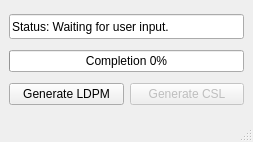
<?xml version="1.0" encoding="UTF-8"?>
<ui version="4.0">
 <class>MainWindow</class>
 <widget class="QMainWindow" name="MainWindow">
  <property name="geometry">
   <rect>
    <x>0</x>
    <y>0</y>
    <width>253</width>
    <height>142</height>
   </rect>
  </property>
  <property name="sizePolicy">
   <sizepolicy hsizetype="Expanding" vsizetype="Minimum">
    <horstretch>0</horstretch>
    <verstretch>0</verstretch>
   </sizepolicy>
  </property>
  <property name="minimumSize">
   <size>
    <width>0</width>
    <height>0</height>
   </size>
  </property>
  <property name="windowTitle">
   <string>MainWindow</string>
  </property>
  <widget class="QWidget" name="centralwidget">
   <property name="sizePolicy">
    <sizepolicy hsizetype="Expanding" vsizetype="MinimumExpanding">
     <horstretch>0</horstretch>
     <verstretch>0</verstretch>
    </sizepolicy>
   </property>
   <property name="minimumSize">
    <size>
     <width>0</width>
     <height>0</height>
    </size>
   </property>
   <layout class="QGridLayout" name="gridLayout">
    <property name="verticalSpacing">
     <number>6</number>
    </property>
    <item row="1" column="0">
     <widget class="QLineEdit" name="statusWindow">
      <property name="enabled">
       <bool>true</bool>
      </property>
      <property name="sizePolicy">
       <sizepolicy hsizetype="Expanding" vsizetype="MinimumExpanding">
        <horstretch>0</horstretch>
        <verstretch>0</verstretch>
       </sizepolicy>
      </property>
      <property name="minimumSize">
       <size>
        <width>0</width>
        <height>25</height>
       </size>
      </property>
      <property name="maximumSize">
       <size>
        <width>16777215</width>
        <height>25</height>
       </size>
      </property>
      <property name="cursor">
       <cursorShape>BlankCursor</cursorShape>
      </property>
      <property name="text">
       <string>Status: Waiting for user input.</string>
      </property>
      <property name="frame">
       <bool>true</bool>
      </property>
      <property name="readOnly">
       <bool>true</bool>
      </property>
     </widget>
    </item>
    <item row="3" column="0">
     <layout class="QHBoxLayout" name="horizontalLayout">
      <property name="sizeConstraint">
       <enum>QLayout::SetDefaultConstraint</enum>
      </property>
      <item>
       <widget class="QPushButton" name="generateLDPM">
        <property name="sizePolicy">
         <sizepolicy hsizetype="Preferred" vsizetype="Fixed">
          <horstretch>0</horstretch>
          <verstretch>0</verstretch>
         </sizepolicy>
        </property>
        <property name="minimumSize">
         <size>
          <width>100</width>
          <height>20</height>
         </size>
        </property>
        <property name="text">
         <string>Generate LDPM</string>
        </property>
        <property name="autoDefault">
         <bool>false</bool>
        </property>
       </widget>
      </item>
      <item>
       <widget class="QPushButton" name="generateCSL">
        <property name="enabled">
         <bool>false</bool>
        </property>
        <property name="sizePolicy">
         <sizepolicy hsizetype="Preferred" vsizetype="Fixed">
          <horstretch>0</horstretch>
          <verstretch>0</verstretch>
         </sizepolicy>
        </property>
        <property name="minimumSize">
         <size>
          <width>100</width>
          <height>20</height>
         </size>
        </property>
        <property name="text">
         <string>Generate CSL</string>
        </property>
        <property name="autoDefault">
         <bool>false</bool>
        </property>
       </widget>
      </item>
     </layout>
    </item>
    <item row="2" column="0">
     <widget class="QProgressBar" name="progressBar">
      <property name="sizePolicy">
       <sizepolicy hsizetype="Expanding" vsizetype="Fixed">
        <horstretch>0</horstretch>
        <verstretch>0</verstretch>
       </sizepolicy>
      </property>
      <property name="minimumSize">
       <size>
        <width>0</width>
        <height>20</height>
       </size>
      </property>
      <property name="value">
       <number>0</number>
      </property>
      <property name="textVisible">
       <bool>true</bool>
      </property>
      <property name="format">
       <string>Completion %p%</string>
      </property>
     </widget>
    </item>
   </layout>
  </widget>
  <widget class="QMenuBar" name="menubar">
   <property name="geometry">
    <rect>
     <x>0</x>
     <y>0</y>
     <width>253</width>
     <height>21</height>
    </rect>
   </property>
  </widget>
  <widget class="QStatusBar" name="statusbar"/>
 </widget>
 <resources/>
 <connections/>
</ui>
